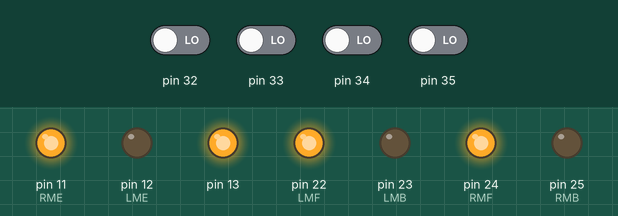
A sketch run on a simulated Arduino Mega 2560, built with avr-gcc and run on an emulated ATmega2560. Shown: output pins drawn as LEDs (lit = HIGH). The test bench sets the inputs (shaded band); at power-on: pin 32–35 LOW. What the sketch prints to the serial monitor is not drawn.

Above: at 7.7 s.
7.8 s: pin 33 driven HIGH
At 8.6 s:
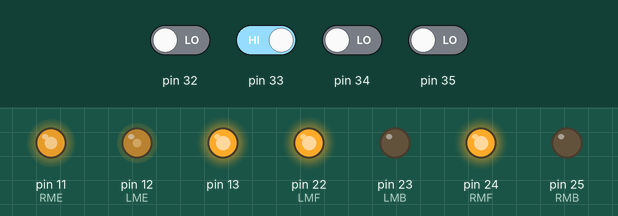
9.3 s: pin 32 driven HIGH
At 9.8 s:
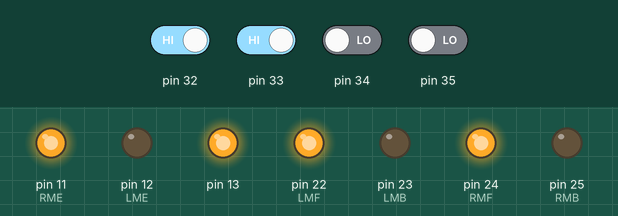
10.8 s: pin 34 driven HIGH
At 12.0 s:
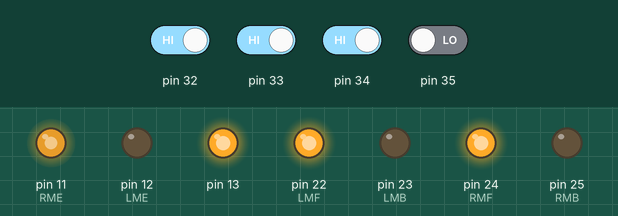
12.3 s: pin 35 driven HIGH
At 13.3 s:
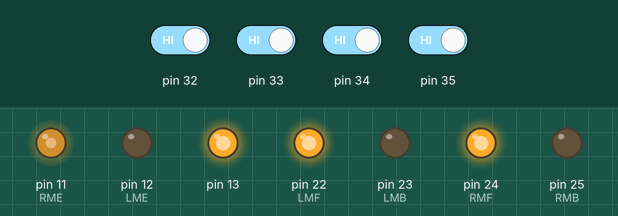
13.8 s: pin 32 driven LOW
At 14.4 s:
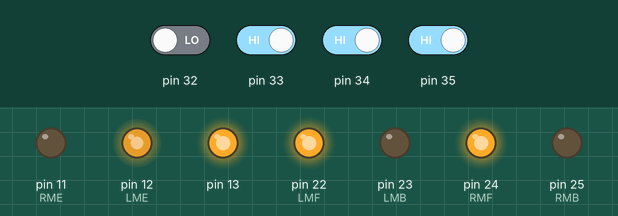
15.3 s: pin 34 driven LOW
At 16.7 s:
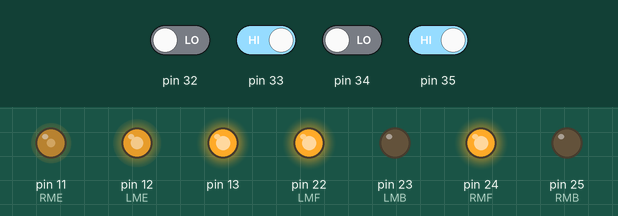
Timing chart, 0 to 17.8 s (numbered marks = the images above; inputs shaded):
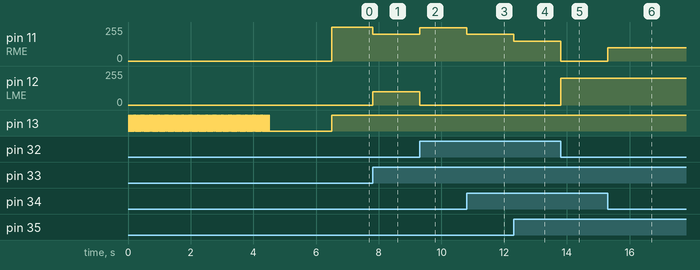

The sketch:

test0.2version3.1.ino
```cpp
//*****test0.2 version3.1******
//****using 4 sensors**********
//*****************************

#include<QTRSensors.h>

//********defines********
#define indicator_on digitalWrite(13,HIGH)
#define indicator_off digitalWrite(13,LOW)

#define Kp 0.1
#define Kd 2
#define Ki 0

#define RMF 24
#define RMB 25
#define LMF 22
#define LMB 23
#define RME 11
#define LME 12
#define base_motor 150
#define max_speed 255

#define trigPin1 43
#define echoPin1 42
#define trigPin2 39
#define echoPin2 38
#define trigPin3 41
#define echoPin3 40

#define NUM_SENSORS   4
#define TIMEOUT       2500
#define EMITTER_PIN   2

QTRSensorsRC qtrrc((unsigned char[]){32,33,34,35},NUM_SENSORS,TIMEOUT,EMITTER_PIN);
unsigned int sensorValues[NUM_SENSORS];

void setup(){
  //****setting up pinMode ******
  Serial.begin(9600);

  pinMode(13,OUTPUT);

  pinMode(LMF,OUTPUT);
  pinMode(LMB,OUTPUT);
  pinMode(RMF,OUTPUT);
  pinMode(RMB,OUTPUT);
  pinMode(LME,OUTPUT);
  pinMode(RME,OUTPUT);

  //*****calibration*****
  indicator_off;
  for(int i=0;i<100;i++)
  {
    qtrrc.calibrate();
    digitalWrite(13,HIGH);
    delay(20);
    digitalWrite(13,LOW);
  }
  delay(2000);

  if(true)
  {
    for (int i = 0; i < NUM_SENSORS; i++)
    {
      Serial.print(qtrrc.calibratedMinimumOn[i]);
      Serial.print(' ');
    }
    Serial.println();

    for (int i = 0; i < NUM_SENSORS; i++)
    {
      Serial.print(qtrrc.calibratedMaximumOn[i]);
      Serial.print(' ');
    }
    Serial.println();
    Serial.println();
  }
  indicator_on;
  //******End of calibration********

  digitalWrite(LMF, HIGH);
  digitalWrite(LMB, LOW);
  digitalWrite(RMF, HIGH);
  digitalWrite(RMB, LOW);

}

//******Global variables*******
int last_error=0;
bool line_follow=false;
int sensors[NUM_SENSORS];
int direc=0;

void loop(){
  int line_position=qtrrc.readLine(sensors);
  int error=line_position-1500;

  int motor_speed = Kp * error + Kd * (error - last_error);
  last_error = error;

  int left_motor=base_motor+motor_speed;
  int right_motor=base_motor-motor_speed;

  if( sensors[0]>200&& sensors[1]>200 )
  {
    left_motor=0;
  }
  else if( sensors[2]>200&& sensors[3]>200 )
  {
    right_motor=0;
  }

  if(left_motor>max_speed)left_motor=max_speed;
  else if(left_motor<0)left_motor=0;
  if(right_motor>max_speed)right_motor=max_speed;
  else if(right_motor<0)right_motor=0;

  analogWrite(LME, left_motor);
  analogWrite(RME, right_motor);
}
```

Measured:
- after the input at 7.8 s, pin 11 (RME): 255/255 → 200/255 at once; pin 12 (LME): 0/255 → 100/255 at once
- after the input at 9.3 s, pin 11 (RME): 200/255 → 250/255 at once; pin 12 (LME): 100/255 → 0/255 at once
- after the input at 10.8 s, pin 11 (RME): 250/255 → 200/255 at once
- after the input at 12.3 s, pin 11 (RME): 200/255 → 150/255 at once
- after the input at 13.8 s, pin 11 (RME): 150/255 → 0/255 at once; pin 12 (LME): 0/255 → 200/255 at once
- after the input at 15.3 s, pin 11 (RME): 0/255 → 100/255 at once
